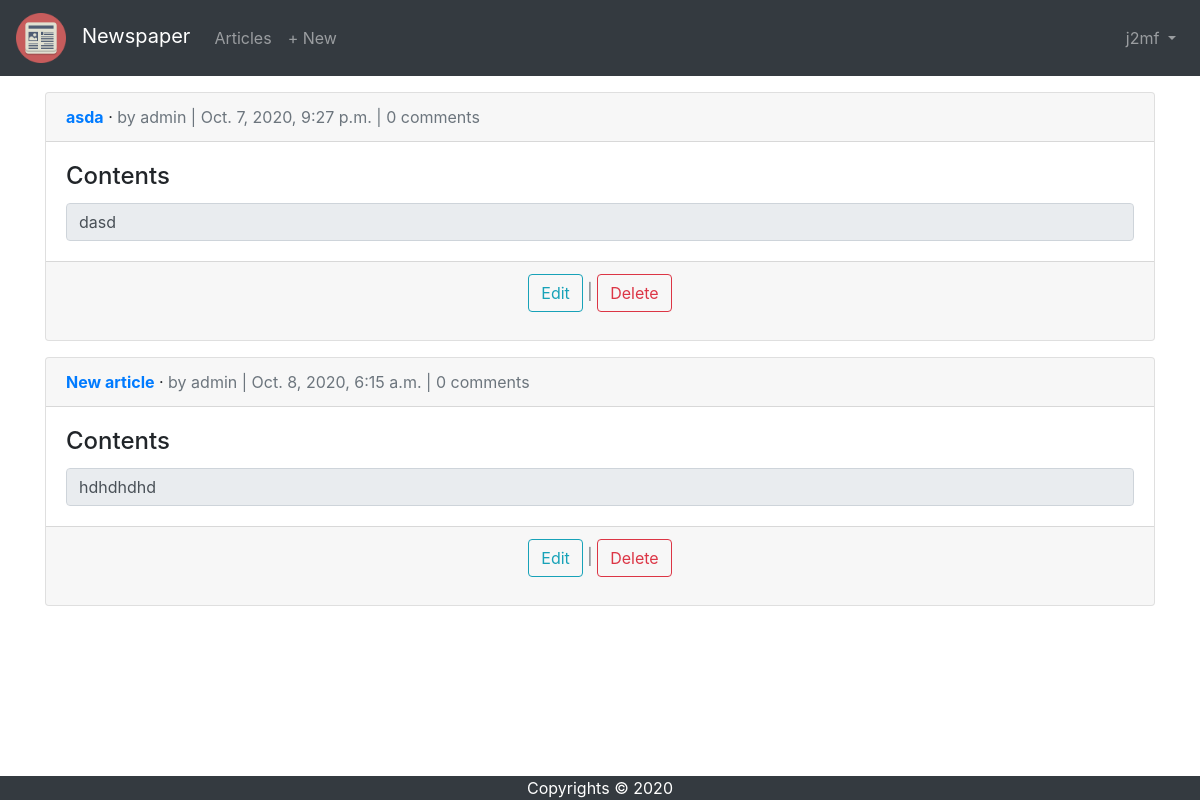
Screenshot of /articles/ (signed in) with the database file from the repository.
### users/models.py (models this page shows)
class CustomUser(AbstractUser):
    age = models.PositiveIntegerField(null=True, blank=True)

### articles/models.py (models this page shows, shortened)
class Article(models.Model):
    title = models.CharField(max_length=255)
    body = models.TextField()
    date = models.DateTimeField(auto_now_add=True)
    author = models.ForeignKey(
        to=get_user_model(),
        on_delete=models.CASCADE
    )
    likes = models.ManyToManyField(
        to=get_user_model(),
        related_name='liked_articles',
        blank=True,
        null=True,
    )
    def get_display_rows_count(self) -> int:
        return min(MAX_ROWS_FOR_ARTICLE, len(self.body.split('\n')))

### articles/views.py (the view)
# urls.py: path('', ArticleListView.as_view(), name='article_list'),
class ArticleListView(ListView):
    model = Article
    context_object_name = 'articles'
    template_name = 'article_list.html'

### templates/article_list.html (shortened to what this page needs)
{% extends 'base.html' %}
{% block content %}
    {% for article in articles %}
        <div class="card mt-3">
            <div class="card-header">
                <span class="font-weight-bold"><a href="{% url 'article_detail' article.pk %}">{{ article.title }}</a></span> &middot;
                <span class="text-muted"> by {{ article.author }} |
                    {{ article.date }} |
                    {{ article.comments.count }} comments</span>
            </div>
            <div class="card-body">
                <h4 class="card-title">Contents</h4>
                <textarea readonly rows="{{ article.get_display_rows_count }}" class="form-control card-text" style="resize: none;">{{ article.body }}</textarea>
            </div>
            <div class="card-footer text-center text-muted">
            <p><a class="btn btn-outline-info" href="{% url 'article_edit' article.pk %}">Edit</a> |
            <a class="btn btn-outline-danger" href="{% url 'article_delete' article.pk %}">Delete</a></p>
            </div>
        </div>
    {% endfor %}
{% endblock content %}

### templates/base.html (shortened to what this page needs)
{% load static %}
<!DOCTYPE html>
<html lang="en">
<head>
    <link rel="stylesheet" href="https://stackpath.bootstrapcdn.com/bootstrap/4.5.0/css/bootstrap.min.css"
>
    <link rel="stylesheet" href="https://stackpath.bootstrapcdn.com/font-awesome/4.7.0/css/font-awesome.min.css">
</head>
<body>
<nav class="navbar navbar-expand-lg navbar-dark bg-dark">
    <a class="navbar-brand" href="{% url 'home' %}"><img src="{% static 'images/favicon.ico' %}" alt="" width="50" height="50" class="mr-3">Newspaper</a>
    <div class="collapse navbar-collapse" id="navbarSupportedContent">
        <ul class="navbar-nav">
            <li class="nav-item">
                <a class="nav-link" href="{% url 'article_list' %}">Articles</a>
            </li>
        </ul>
        {% if user.is_authenticated %}
            <ul class="navbar-nav mr-auto">
                <li class="nav-item">
                    <a class="nav-link" href="{% url 'article_create' %}">+ New</a>
                </li>
            </ul>
            <ul class="navbar-nav ml-auto">
                <li class="nav-item">
                    <a class="nav-link dropdown-toggle" href="#" id="navbarDropdown" role="button"
                       data-toggle="dropdown" aria-haspopup="true" aria-expanded="false">
                        {{ user.username }}
                    </a>
                </li>
            </ul>
        {% endif %}
    </div>
</nav>
<main>
    <div class="container">
        {% block content %}
        {% endblock content %}
    </div>
</main>
<footer class="container-fluid bg-dark mt-auto fixed-bottom text-white text-center">
    Copyrights &copy; {% now 'Y' %}
</footer>
</body>
</html>

### rows the page displays
CustomUser: username "j2mf"
Article: title "asda", author "admin", date "Oct. 7, 2020, 9:27 p.m.", comments.count "0", get_display_rows_count "dasd"
Article: title "New article", author "admin", date "Oct. 8, 2020, 6:15 a.m.", comments.count "0", get_display_rows_count "hdhdhdhd"
